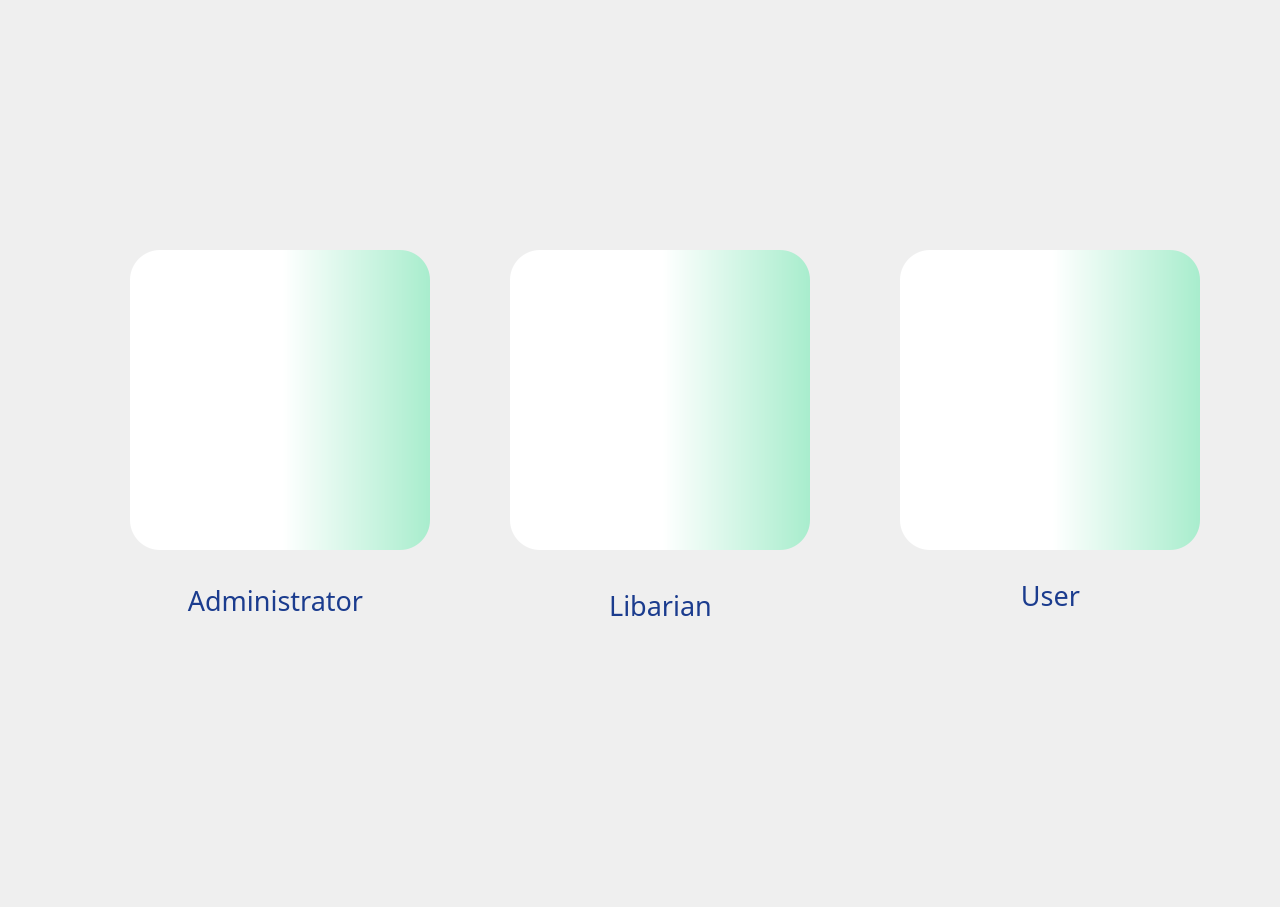
<?xml version="1.0" encoding="UTF-8"?>
<ui version="4.0">
 <class>LIBPROClass</class>
 <widget class="QMainWindow" name="LIBPROClass">
  <property name="geometry">
   <rect>
    <x>0</x>
    <y>0</y>
    <width>1280</width>
    <height>907</height>
   </rect>
  </property>
  <property name="windowTitle">
   <string>LIBPRO</string>
  </property>
  <property name="windowIcon">
   <iconset resource="LIBPRO.qrc">
    <normaloff>:/LIBPRO/icon.png</normaloff>:/LIBPRO/icon.png</iconset>
  </property>
  <property name="styleSheet">
   <string notr="true">#centralWidget{	
border-image: url(:/LIBPRO/IMG_0299.jpg);
}


#pushButtonForgotPass:hover {
    text-color: red;
    color: red;
}

#pushButtonRegister:hover {
    text-color: red;
    color: red;
}

   </string>
  </property>
  <widget class="QWidget" name="centralWidget">
   <widget class="QStackedWidget" name="stackedWidget">
    <property name="geometry">
     <rect>
      <x>0</x>
      <y>0</y>
      <width>1280</width>
      <height>907</height>
     </rect>
    </property>
    <property name="styleSheet">
     <string notr="true">#loginPage{
border-image: url(:/LIBPRO/19249875_1852279541766421_1585598154_o.jpg);
}

#chooseRole{
border-image: url(:/LIBPRO/pattern-5_blur.png);
}

QPushButton {
	border: none;
	border-radius: 30px;
	
	background-color: qlineargradient(spread:pad, x1:1, y1:0, x2:0, y2:0, stop:0 rgba(168, 237, 205, 255), stop:0.492611 rgba(255, 255, 255, 255));
	/*background-color: rgba(255,255,255,0.5);*/
}

QPushButton:hover {
background: qradialgradient(cx: 0.3, cy: -0.4,
fx: 0.3, fy: -0.4,
radius: 1.35, stop: 0 #fff, stop: 1 rgb(212, 236, 215));
}

QPushButton:pressed {
background: qradialgradient(cx: 0.4, cy: -0.1,
fx: 0.4, fy: -0.1,
radius: 1.35, stop: 0 #fff, stop: 1 #ddd);
}

#pushButtonLogin::hover{
background:rgba(82, 191, 162,0.8);
}</string>
    </property>
    <property name="currentIndex">
     <number>1</number>
    </property>
    <widget class="QWidget" name="loginPage">
     <widget class="QPushButton" name="pushButtonRegister">
      <property name="geometry">
       <rect>
        <x>450</x>
        <y>660</y>
        <width>151</width>
        <height>31</height>
       </rect>
      </property>
      <property name="font">
       <font>
        <family>Gadugi</family>
        <pointsize>9</pointsize>
        <underline>true</underline>
       </font>
      </property>
      <property name="cursor">
       <cursorShape>PointingHandCursor</cursorShape>
      </property>
      <property name="mouseTracking">
       <bool>true</bool>
      </property>
      <property name="styleSheet">
       <string notr="true">border:0px;
text-align: left;
background:none;</string>
      </property>
      <property name="text">
       <string>You don't have an account?</string>
      </property>
     </widget>
     <widget class="QLineEdit" name="lineEdit_user">
      <property name="geometry">
       <rect>
        <x>470</x>
        <y>380</y>
        <width>321</width>
        <height>71</height>
       </rect>
      </property>
      <property name="font">
       <font>
        <family>Cambria</family>
        <pointsize>18</pointsize>
       </font>
      </property>
      <property name="styleSheet">
       <string notr="true">#lineEdit_user{
border-radius: 10px;
    padding: 70px;
    width: 200px;
    height: 150px;
background: rgba(255, 255, 255,0.8)
}
#lineEdit_user::placeholder {
  border: #000;
  padding: 10px;
  font-size: 1.2em;
  width: 100%;
}</string>
      </property>
      <property name="placeholderText">
       <string>Username</string>
      </property>
     </widget>
     <widget class="QLineEdit" name="lineEdit_pass">
      <property name="geometry">
       <rect>
        <x>470</x>
        <y>460</y>
        <width>321</width>
        <height>71</height>
       </rect>
      </property>
      <property name="sizePolicy">
       <sizepolicy hsizetype="Preferred" vsizetype="Preferred">
        <horstretch>0</horstretch>
        <verstretch>0</verstretch>
       </sizepolicy>
      </property>
      <property name="font">
       <font>
        <family>Cambria</family>
        <pointsize>18</pointsize>
       </font>
      </property>
      <property name="styleSheet">
       <string notr="true">#lineEdit_pass{
border-radius: 10px;
    padding: 70px;
    width: 200px;
    height: 150px;
background: rgba(255, 255, 255,0.8)
}
#lineEdit_pass::placeholder {
  border: #000;
  padding: 10px;
  font-size: 1.2em;
  width: 100%;
opacity: 0.5;
}</string>
      </property>
      <property name="echoMode">
       <enum>QLineEdit::Password</enum>
      </property>
      <property name="placeholderText">
       <string>Password</string>
      </property>
     </widget>
     <widget class="QPushButton" name="pushButtonLogin">
      <property name="geometry">
       <rect>
        <x>550</x>
        <y>550</y>
        <width>161</width>
        <height>71</height>
       </rect>
      </property>
      <property name="sizePolicy">
       <sizepolicy hsizetype="Minimum" vsizetype="Fixed">
        <horstretch>128</horstretch>
        <verstretch>90</verstretch>
       </sizepolicy>
      </property>
      <property name="font">
       <font>
        <pointsize>-1</pointsize>
       </font>
      </property>
      <property name="cursor">
       <cursorShape>PointingHandCursor</cursorShape>
      </property>
      <property name="mouseTracking">
       <bool>true</bool>
      </property>
      <property name="styleSheet">
       <string notr="true">background:rgba(82, 191, 162,0.3);
    border: none;
    color:black;
    padding: 25px 32px;
    text-align: center;
    font-size: 20px;
border-radius: 35px;</string>
      </property>
      <property name="text">
       <string>SIGN IN</string>
      </property>
     </widget>
     <widget class="QLabel" name="label">
      <property name="geometry">
       <rect>
        <x>480</x>
        <y>390</y>
        <width>51</width>
        <height>51</height>
       </rect>
      </property>
      <property name="styleSheet">
       <string notr="true">border-image: url(:/LIBPRO/user.png);

opacity: 0.0;
</string>
      </property>
      <property name="text">
       <string/>
      </property>
     </widget>
     <widget class="QLabel" name="label_3">
      <property name="geometry">
       <rect>
        <x>60</x>
        <y>840</y>
        <width>191</width>
        <height>61</height>
       </rect>
      </property>
      <property name="font">
       <font>
        <family>Gadugi</family>
        <pointsize>10</pointsize>
       </font>
      </property>
      <property name="whatsThis">
       <string>&lt;html&gt;&lt;head/&gt;&lt;body&gt;&lt;p&gt;&lt;span style=&quot; font-size:12pt; font-style:italic;&quot;&gt;Designed by &lt;/span&gt;&lt;a href=&quot;https://www.qt.io/&quot;&gt;&lt;span style=&quot; text-decoration: underline; color:#0000ff;&quot;&gt;Qt&lt;/span&gt;&lt;/a&gt;&lt;/p&gt;&lt;/body&gt;&lt;/html&gt;</string>
      </property>
      <property name="styleSheet">
       <string notr="true">Designed by Qt</string>
      </property>
      <property name="text">
       <string>Copyright TM</string>
      </property>
      <property name="textFormat">
       <enum>Qt::PlainText</enum>
      </property>
      <property name="openExternalLinks">
       <bool>true</bool>
      </property>
     </widget>
     <widget class="QPushButton" name="pushButtonForgotPass">
      <property name="geometry">
       <rect>
        <x>450</x>
        <y>680</y>
        <width>191</width>
        <height>41</height>
       </rect>
      </property>
      <property name="font">
       <font>
        <family>Gadugi</family>
        <pointsize>9</pointsize>
        <underline>true</underline>
       </font>
      </property>
      <property name="cursor">
       <cursorShape>PointingHandCursor</cursorShape>
      </property>
      <property name="mouseTracking">
       <bool>true</bool>
      </property>
      <property name="styleSheet">
       <string notr="true">border:0px;
text-align: left;
background:transparent;</string>
      </property>
      <property name="text">
       <string>You have forgotten your password?</string>
      </property>
     </widget>
     <widget class="QLabel" name="label_7">
      <property name="geometry">
       <rect>
        <x>480</x>
        <y>470</y>
        <width>51</width>
        <height>51</height>
       </rect>
      </property>
      <property name="styleSheet">
       <string notr="true">border-image: url(:/LIBPRO/images.png);</string>
      </property>
      <property name="text">
       <string/>
      </property>
     </widget>
     <widget class="QLabel" name="label_2">
      <property name="geometry">
       <rect>
        <x>990</x>
        <y>700</y>
        <width>251</width>
        <height>161</height>
       </rect>
      </property>
      <property name="styleSheet">
       <string notr="true">border-image: url(:/LIBPRO/appstore-icon-mobile-retina.png);</string>
      </property>
      <property name="text">
       <string/>
      </property>
     </widget>
    </widget>
    <widget class="QWidget" name="chooseRole">
     <widget class="QLabel" name="label_4">
      <property name="geometry">
       <rect>
        <x>530</x>
        <y>590</y>
        <width>261</width>
        <height>31</height>
       </rect>
      </property>
      <property name="font">
       <font>
        <family>Futura</family>
        <pointsize>20</pointsize>
       </font>
      </property>
      <property name="styleSheet">
       <string notr="true">color: #1b3c8e</string>
      </property>
      <property name="text">
       <string>Libarian</string>
      </property>
      <property name="alignment">
       <set>Qt::AlignCenter</set>
      </property>
     </widget>
     <widget class="QLabel" name="label_5">
      <property name="geometry">
       <rect>
        <x>920</x>
        <y>570</y>
        <width>261</width>
        <height>51</height>
       </rect>
      </property>
      <property name="font">
       <font>
        <family>Futura</family>
        <pointsize>20</pointsize>
       </font>
      </property>
      <property name="styleSheet">
       <string notr="true">color: #1b3c8e</string>
      </property>
      <property name="text">
       <string>User</string>
      </property>
      <property name="alignment">
       <set>Qt::AlignCenter</set>
      </property>
     </widget>
     <widget class="QPushButton" name="userButton">
      <property name="geometry">
       <rect>
        <x>900</x>
        <y>250</y>
        <width>300</width>
        <height>300</height>
       </rect>
      </property>
      <property name="cursor">
       <cursorShape>PointingHandCursor</cursorShape>
      </property>
      <property name="text">
       <string/>
      </property>
      <property name="icon">
       <iconset resource="LIBPRO.qrc">
        <normaloff>:/LIBPRO/G.png</normaloff>:/LIBPRO/G.png</iconset>
      </property>
      <property name="iconSize">
       <size>
        <width>250</width>
        <height>250</height>
       </size>
      </property>
     </widget>
     <widget class="QPushButton" name="adminButton">
      <property name="geometry">
       <rect>
        <x>130</x>
        <y>250</y>
        <width>300</width>
        <height>300</height>
       </rect>
      </property>
      <property name="cursor">
       <cursorShape>PointingHandCursor</cursorShape>
      </property>
      <property name="text">
       <string/>
      </property>
      <property name="icon">
       <iconset resource="LIBPRO.qrc">
        <normaloff>:/LIBPRO/A.png</normaloff>:/LIBPRO/A.png</iconset>
      </property>
      <property name="iconSize">
       <size>
        <width>250</width>
        <height>250</height>
       </size>
      </property>
     </widget>
     <widget class="QPushButton" name="libButton">
      <property name="geometry">
       <rect>
        <x>510</x>
        <y>250</y>
        <width>300</width>
        <height>300</height>
       </rect>
      </property>
      <property name="cursor">
       <cursorShape>PointingHandCursor</cursorShape>
      </property>
      <property name="text">
       <string/>
      </property>
      <property name="icon">
       <iconset resource="LIBPRO.qrc">
        <normaloff>:/LIBPRO/L.png</normaloff>:/LIBPRO/L.png</iconset>
      </property>
      <property name="iconSize">
       <size>
        <width>250</width>
        <height>250</height>
       </size>
      </property>
     </widget>
     <widget class="QLabel" name="label_6">
      <property name="geometry">
       <rect>
        <x>140</x>
        <y>580</y>
        <width>271</width>
        <height>41</height>
       </rect>
      </property>
      <property name="font">
       <font>
        <family>Futura</family>
        <pointsize>20</pointsize>
       </font>
      </property>
      <property name="styleSheet">
       <string notr="true">color: #1b3c8e</string>
      </property>
      <property name="text">
       <string>Administrator</string>
      </property>
      <property name="alignment">
       <set>Qt::AlignCenter</set>
      </property>
     </widget>
    </widget>
   </widget>
  </widget>
 </widget>
 <layoutdefault spacing="6" margin="11"/>
 <resources>
  <include location="LIBPRO.qrc"/>
 </resources>
 <connections/>
</ui>
